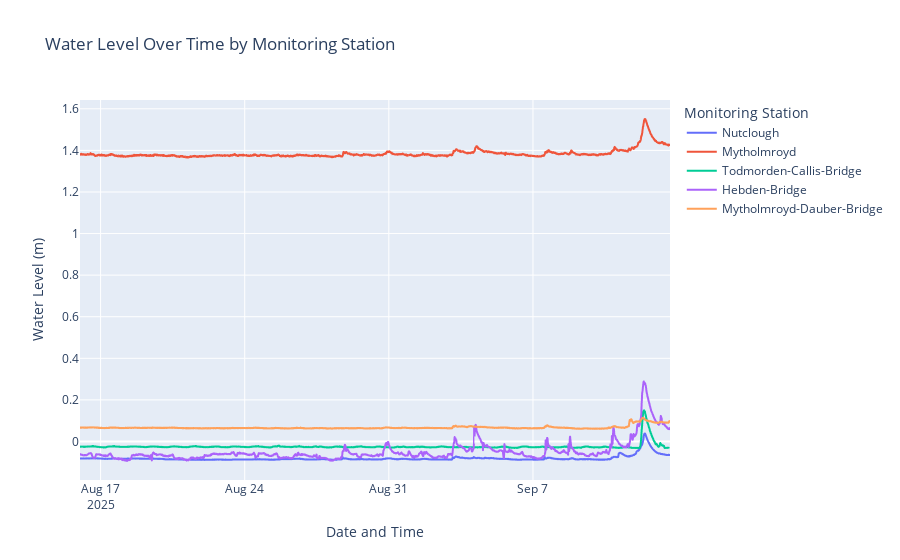

Source (notebook cell):
### Code cell
# simple plot

# Create a line plot of water level over time for multiple stations
fig = px.line(dfLevels, x='dateTime', y='value', color='station',
              labels={'dateTime': 'Date and Time', 'value': 'Water Level (m)', 'station': 'Monitoring Station'},
              title='Water Level Over Time by Monitoring Station')

# Show the plot
fig.show()

### Figure 1 — Plotly figure (JSON) as saved in the notebook; plotly's stock layout.template omitted (floating-point values rounded to 4 significant figures; data arrays with more than 128 entries replaced by an {"elided": "..."} marker saying what was removed)
{"data": [{"hovertemplate": "Monitoring Station=Nutclough<br>Date and Time=%{x}<br>Water Level (m)=%{y}<extra></extra>", "legendgroup": "Nutclough", "line": {"color": "#636efa", "dash": "solid"}, "marker": {"symbol": "circle"}, "mode": "lines", "name": "Nutclough", "showlegend": true, "type": "scattergl", "x": {"elided": "2747 str values"}, "xaxis": "x", "y": {"elided": "2747 float values"}, "yaxis": "y"}, {"hovertemplate": "Monitoring Station=Mytholmroyd<br>Date and Time=%{x}<br>Water Level (m)=%{y}<extra></extra>", "legendgroup": "Mytholmroyd", "line": {"color": "#EF553B", "dash": "solid"}, "marker": {"symbol": "circle"}, "mode": "lines", "name": "Mytholmroyd", "showlegend": true, "type": "scattergl", "x": {"elided": "2746 str values"}, "xaxis": "x", "y": {"elided": "2746 float values"}, "yaxis": "y"}, {"hovertemplate": "Monitoring Station=Todmorden-Callis-Bridge<br>Date and Time=%{x}<br>Water Level (m)=%{y}<extra></extra>", "legendgroup": "Todmorden-Callis-Bridge", "line": {"color": "#00cc96", "dash": "solid"}, "marker": {"symbol": "circle"}, "mode": "lines", "name": "Todmorden-Callis-Bridge", "showlegend": true, "type": "scattergl", "x": {"elided": "2743 str values"}, "xaxis": "x", "y": {"elided": "2743 float values"}, "yaxis": "y"}, {"hovertemplate": "Monitoring Station=Hebden-Bridge<br>Date and Time=%{x}<br>Water Level (m)=%{y}<extra></extra>", "legendgroup": "Hebden-Bridge", "line": {"color": "#ab63fa", "dash": "solid"}, "marker": {"symbol": "circle"}, "mode": "lines", "name": "Hebden-Bridge", "showlegend": true, "type": "scattergl", "x": {"elided": "2749 str values"}, "xaxis": "x", "y": {"elided": "2749 float values"}, "yaxis": "y"}, {"hovertemplate": "Monitoring Station=Mytholmroyd-Dauber-Bridge<br>Date and Time=%{x}<br>Water Level (m)=%{y}<extra></extra>", "legendgroup": "Mytholmroyd-Dauber-Bridge", "line": {"color": "#FFA15A", "dash": "solid"}, "marker": {"symbol": "circle"}, "mode": "lines", "name": "Mytholmroyd-Dauber-Bridge", "showlegend": true, "type": "scattergl", "x": {"elided": "2747 str values"}, "xaxis": "x", "y": {"elided": "2747 float values"}, "yaxis": "y"}], "layout": {"legend": {"title": {"text": "Monitoring Station"}, "tracegroupgap": 0}, "title": {"text": "Water Level Over Time by Monitoring Station"}, "xaxis": {"anchor": "y", "domain": [0, 1], "title": {"text": "Date and Time"}}, "yaxis": {"anchor": "x", "domain": [0, 1], "title": {"text": "Water Level (m)"}}}}
